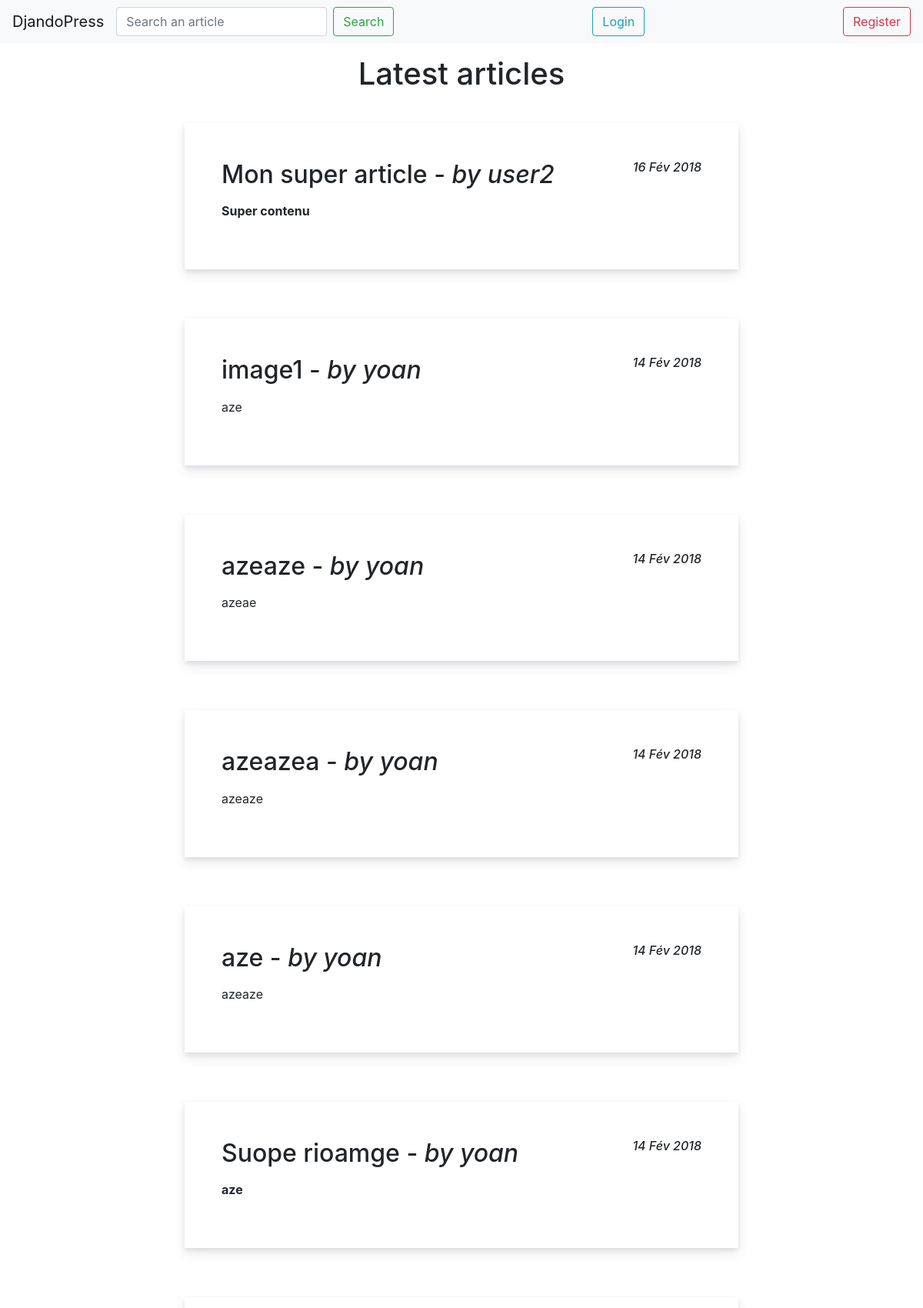
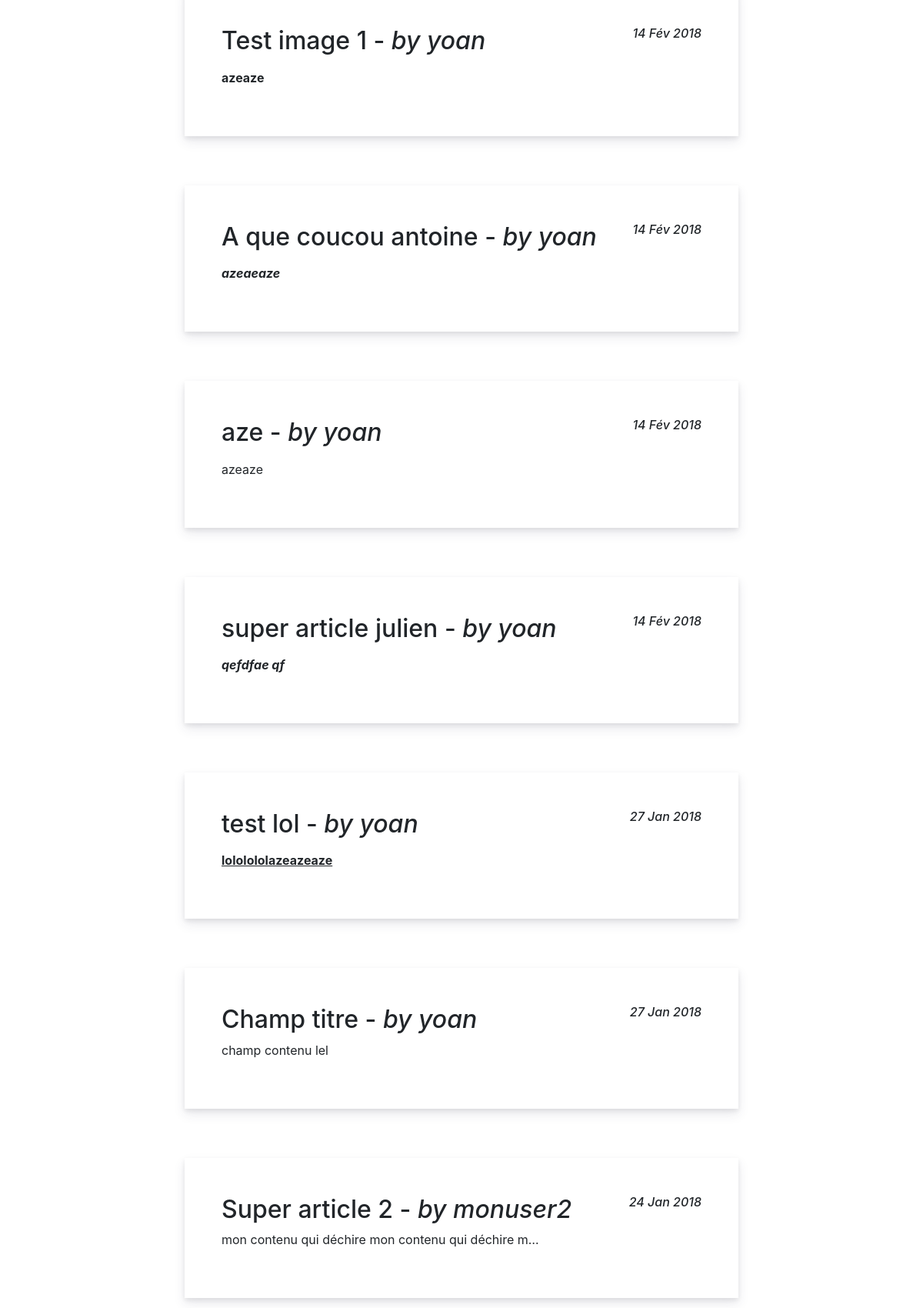
Screenshot of /fr/ (upper part) with the database file from the repository (2 pictures, top to bottom).
### app/models.py (models this page shows, shortened)
class Article(models.Model):
    def get_path(self, filename):
        return os.path.join(str(self.id), filename)
    title = models.CharField(max_length=200,
                             default=None,
                             blank=True,
                             help_text='Title')
    content = models.TextField(default=None,
                               blank=True,
                               help_text='Content')
    image = models.ImageField(upload_to=get_path,
                              blank=True,
                              null=True)
    author = models.ForeignKey(User, on_delete=models.CASCADE)
    created_at = models.DateTimeField(auto_now_add=True)
    updated_at = models.DateTimeField(auto_now=True)

### app/views.py (the view)
class IndexView(ListView):
    template_name = 'home.html'
    model = Article
    def get_context_data(self, **kwargs):
        context = super().get_context_data(**kwargs)
        return context

### templates/home.html (shortened to what this page needs)
{% load i18n %}
{% include 'head.html' %}
        <div class="homePageContainer">
            <h1>{% trans 'Latest articles' %}</h1>
            {% for article in object_list reversed %}
                <div class="articleContainer">
                    <a class="articleContent" href="{% url 'article' pk=article.pk %}">
                        <article>
                            <h2>
                                {{ article.title }} - <i>{% trans 'by' %} {{ article.author }}</i>
                                <em class="articleDate">{{ article.created_at|date:"d M Y" }}</em>
                            </h2>
                            <p>
                                {{ article.content|truncatechars_html:50|safe }}
                            </p>
                        </article>
                    </a>
                </div>
            {% empty %}
                <li>No article available</li>
            {% endfor %}
        </div>
</body>
</html>

### static/common/styles.css (style rules this page uses)
html, body { height:100%; }
.articleContainer { display: flex; flex-direction: column; box-shadow: 0 15px 35px 5px rgba(50,50,93,.1), 0 5px 15px rgba(0,0,0,.07); padding: 3rem; width: 75%; margin: 2rem; }
.homePageContainer, .profilePageContainer, .searchPageContainer { display: flex; flex-direction: column; width: 100%; align-items: center; }
.homePageContainer .articleContainer, .profilePageContainer .articleContainer, .searchPageContainer .articleContainer { width: 60%; transition: all .15s ease; box-shadow: 0 7px 14px rgba(50,50,93,.1),0 3px 6px rgba(0,0,0,.08); }
a.articleContent { color: #212529; outline: 0; text-decoration: none; }
.articleDate { float: right; font-size: 1rem; }
.homePageContainer h1, .profilePage h1, .searchPageContainer h1 { margin-top: 1rem; }

### rows the page displays
Article: title "Mon super article", author "user2", created_at "16 Fév 2018", content "Super contenu"
Article: title "image1", author "yoan", created_at "14 Fév 2018", content "aze"
Article: title "azeaze", author "yoan", created_at "14 Fév 2018", content "azeae"
Article: title "azeazea", author "yoan", created_at "14 Fév 2018", content "azeaze"
Article: title "aze", author "yoan", created_at "14 Fév 2018", content "azeaze"
Article: title "Suope rioamge", author "yoan", created_at "14 Fév 2018", content "aze"
Article: title "Test image 1", author "yoan", created_at "14 Fév 2018", content "azeaze"
Article: title "A que coucou antoine", author "yoan", created_at "14 Fév 2018", content "azeaeaze"
Article: title "aze", author "yoan", created_at "14 Fév 2018", content "azeaze"
Article: title "super article julien", author "yoan", created_at "14 Fév 2018", content "qefdfae qf"
Article: title "test lol", author "yoan", created_at "27 Jan 2018", content "lololololazeazeaze"
Article: title "Champ titre", author "yoan", created_at "27 Jan 2018", content "champ contenu lel"
Article: title "Super article 2", author "monuser2", created_at "24 Jan 2018", content "mon contenu qui déchire mon contenu qui déchire m…"
